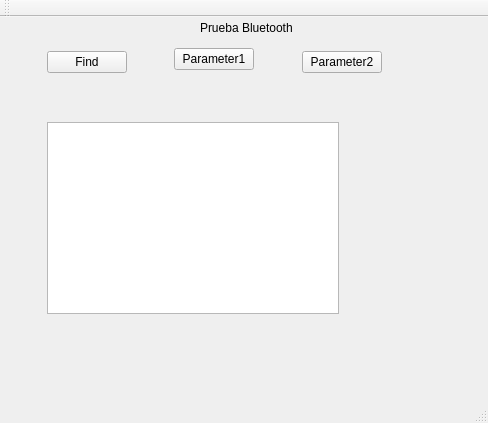
<?xml version="1.0" encoding="UTF-8"?>
<ui version="4.0">
 <class>MainWindow</class>
 <widget class="QMainWindow" name="MainWindow">
  <property name="geometry">
   <rect>
    <x>0</x>
    <y>0</y>
    <width>488</width>
    <height>423</height>
   </rect>
  </property>
  <property name="windowTitle">
   <string>MainWindow</string>
  </property>
  <widget class="QWidget" name="centralWidget">
   <widget class="QLabel" name="label">
    <property name="geometry">
     <rect>
      <x>200</x>
      <y>0</y>
      <width>131</width>
      <height>22</height>
     </rect>
    </property>
    <property name="text">
     <string>Prueba Bluetooth</string>
    </property>
   </widget>
   <widget class="QWidget" name="">
    <property name="geometry">
     <rect>
      <x>0</x>
      <y>20</y>
      <width>435</width>
      <height>316</height>
     </rect>
    </property>
    <layout class="QGridLayout" name="gridLayout">
     <item row="0" column="8" rowspan="2">
      <spacer name="horizontalSpacer_2">
       <property name="orientation">
        <enum>Qt::Horizontal</enum>
       </property>
       <property name="sizeHint" stdset="0">
        <size>
         <width>40</width>
         <height>20</height>
        </size>
       </property>
      </spacer>
     </item>
     <item row="4" column="4">
      <spacer name="verticalSpacer_2">
       <property name="orientation">
        <enum>Qt::Vertical</enum>
       </property>
       <property name="sizeHint" stdset="0">
        <size>
         <width>20</width>
         <height>28</height>
        </size>
       </property>
      </spacer>
     </item>
     <item row="0" column="1" rowspan="2">
      <widget class="QPushButton" name="pushButton_find">
       <property name="text">
        <string>Find</string>
       </property>
      </widget>
     </item>
     <item row="3" column="0">
      <spacer name="horizontalSpacer_6">
       <property name="orientation">
        <enum>Qt::Horizontal</enum>
       </property>
       <property name="sizeHint" stdset="0">
        <size>
         <width>40</width>
         <height>20</height>
        </size>
       </property>
      </spacer>
     </item>
     <item row="0" column="6" rowspan="2" colspan="2">
      <widget class="QPushButton" name="pushButton_Parameter2">
       <property name="text">
        <string>Parameter2</string>
       </property>
      </widget>
     </item>
     <item row="0" column="3" colspan="2">
      <widget class="QPushButton" name="pushButton_Parameter1">
       <property name="text">
        <string>Parameter1</string>
       </property>
      </widget>
     </item>
     <item row="0" column="0">
      <spacer name="horizontalSpacer">
       <property name="orientation">
        <enum>Qt::Horizontal</enum>
       </property>
       <property name="sizeHint" stdset="0">
        <size>
         <width>40</width>
         <height>20</height>
        </size>
       </property>
      </spacer>
     </item>
     <item row="2" column="4">
      <spacer name="verticalSpacer">
       <property name="orientation">
        <enum>Qt::Vertical</enum>
       </property>
       <property name="sizeHint" stdset="0">
        <size>
         <width>20</width>
         <height>40</height>
        </size>
       </property>
      </spacer>
     </item>
     <item row="3" column="7" colspan="2">
      <spacer name="horizontalSpacer_5">
       <property name="orientation">
        <enum>Qt::Horizontal</enum>
       </property>
       <property name="sizeHint" stdset="0">
        <size>
         <width>40</width>
         <height>20</height>
        </size>
       </property>
      </spacer>
     </item>
     <item row="0" column="5" rowspan="2">
      <spacer name="horizontalSpacer_4">
       <property name="orientation">
        <enum>Qt::Horizontal</enum>
       </property>
       <property name="sizeHint" stdset="0">
        <size>
         <width>40</width>
         <height>20</height>
        </size>
       </property>
      </spacer>
     </item>
     <item row="3" column="1" colspan="6">
      <widget class="QListWidget" name="listWidget_consola"/>
     </item>
     <item row="0" column="2">
      <spacer name="horizontalSpacer_3">
       <property name="orientation">
        <enum>Qt::Horizontal</enum>
       </property>
       <property name="sizeHint" stdset="0">
        <size>
         <width>40</width>
         <height>20</height>
        </size>
       </property>
      </spacer>
     </item>
    </layout>
   </widget>
  </widget>
  <widget class="QMenuBar" name="menuBar">
   <property name="geometry">
    <rect>
     <x>0</x>
     <y>0</y>
     <width>488</width>
     <height>28</height>
    </rect>
   </property>
  </widget>
  <widget class="QToolBar" name="mainToolBar">
   <attribute name="toolBarArea">
    <enum>TopToolBarArea</enum>
   </attribute>
   <attribute name="toolBarBreak">
    <bool>false</bool>
   </attribute>
  </widget>
  <widget class="QStatusBar" name="statusBar"/>
 </widget>
 <layoutdefault spacing="6" margin="11"/>
 <resources/>
 <connections/>
</ui>
